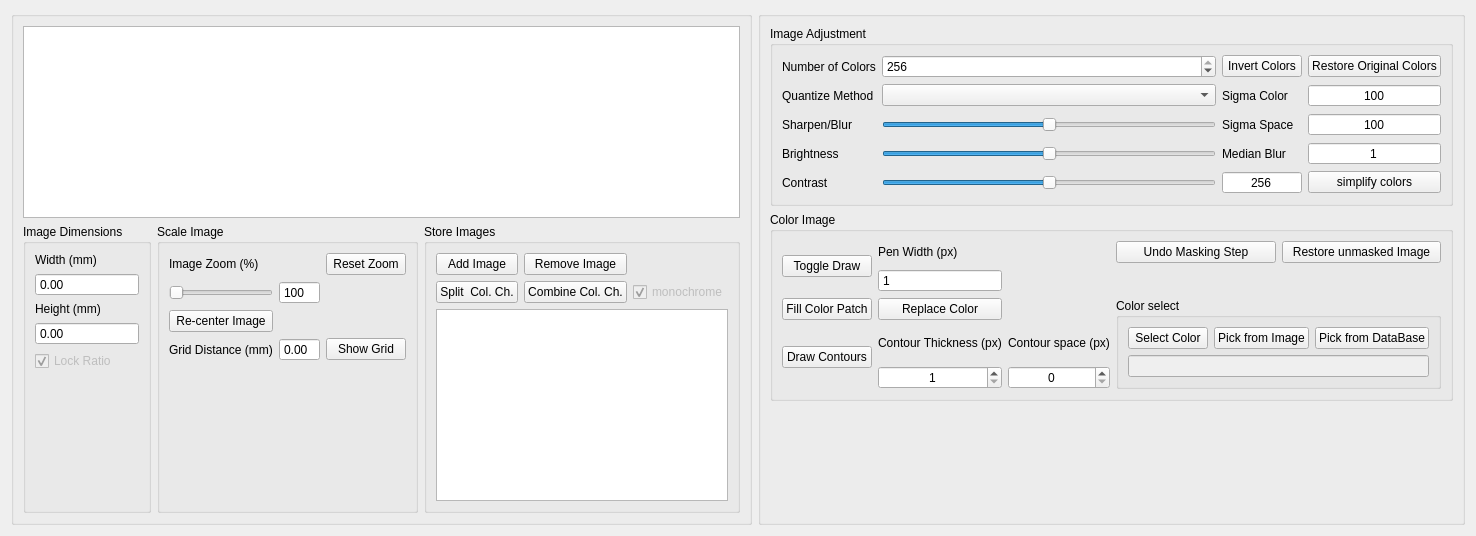
        <widget class="QWidget" name="image_tab">
         <property name="enabled">
          <bool>true</bool>
         </property>
         <attribute name="title">
          <string>Image Visualization</string>
         </attribute>
         <layout class="QGridLayout" name="gridLayout_4" rowstretch="1,0">
          <item row="0" column="4" rowspan="2">
           <widget class="QGroupBox" name="groupBox">
            <property name="title">
             <string/>
            </property>
            <layout class="QVBoxLayout" name="verticalLayout_5">
             <item>
              <widget class="QGroupBox" name="image_processing_frame">
               <property name="title">
                <string>Image Adjustment</string>
               </property>
               <layout class="QGridLayout" name="gridLayout_9">
                <item row="0" column="3">
                 <widget class="QPushButton" name="restore_original_color_button">
                  <property name="text">
                   <string>Restore Original Colors</string>
                  </property>
                 </widget>
                </item>
                <item row="0" column="0">
                 <widget class="QLabel" name="color_count_label">
                  <property name="text">
                   <string>Number of Colors</string>
                  </property>
                 </widget>
                </item>
                <item row="0" column="2">
                 <widget class="QPushButton" name="invert_color_button">
                  <property name="text">
                   <string>Invert Colors</string>
                  </property>
                 </widget>
                </item>
                <item row="2" column="0">
                 <widget class="QLabel" name="sharpness_label">
                  <property name="text">
                   <string>Sharpen/Blur</string>
                  </property>
                 </widget>
                </item>
                <item row="1" column="0">
                 <widget class="QLabel" name="quantize_method_label">
                  <property name="text">
                   <string>Quantize Method</string>
                  </property>
                 </widget>
                </item>
                <item row="1" column="1">
                 <widget class="QComboBox" name="quantize_method_combobox"/>
                </item>
                <item row="3" column="1">
                 <widget class="QSlider" name="brightness_slider">
                  <property name="maximum">
                   <number>100</number>
                  </property>
                  <property name="value">
                   <number>50</number>
                  </property>
                  <property name="orientation">
                   <enum>Qt::Horizontal</enum>
                  </property>
                 </widget>
                </item>
                <item row="3" column="0">
                 <widget class="QLabel" name="brightness_label">
                  <property name="text">
                   <string>Brightness</string>
                  </property>
                 </widget>
                </item>
                <item row="2" column="1">
                 <widget class="QSlider" name="sharpness_slider">
                  <property name="minimum">
                   <number>-10</number>
                  </property>
                  <property name="maximum">
                   <number>10</number>
                  </property>
                  <property name="value">
                   <number>0</number>
                  </property>
                  <property name="orientation">
                   <enum>Qt::Horizontal</enum>
                  </property>
                 </widget>
                </item>
                <item row="4" column="0">
                 <widget class="QLabel" name="contrast_label">
                  <property name="text">
                   <string>Contrast</string>
                  </property>
                 </widget>
                </item>
                <item row="4" column="1">
                 <widget class="QSlider" name="contrast_slider">
                  <property name="maximum">
                   <number>100</number>
                  </property>
                  <property name="value">
                   <number>50</number>
                  </property>
                  <property name="sliderPosition">
                   <number>50</number>
                  </property>
                  <property name="orientation">
                   <enum>Qt::Horizontal</enum>
                  </property>
                  <property name="invertedAppearance">
                   <bool>false</bool>
                  </property>
                  <property name="invertedControls">
                   <bool>false</bool>
                  </property>
                  <property name="tickPosition">
                   <enum>QSlider::NoTicks</enum>
                  </property>
                 </widget>
                </item>
                <item row="0" column="1">
                 <widget class="QSpinBox" name="color_count_spinbox">
                  <property name="minimum">
                   <number>1</number>
                  </property>
                  <property name="maximum">
                   <number>256</number>
                  </property>
                  <property name="value">
                   <number>256</number>
                  </property>
                 </widget>
                </item>
                <item row="4" column="3">
                 <widget class="QPushButton" name="simplify_colors_button">
                  <property name="text">
                   <string>simplify colors</string>
                  </property>
                 </widget>
                </item>
                <item row="3" column="3">
                 <widget class="QSpinBox" name="median_blur_spinbox">
                  <property name="alignment">
                   <set>Qt::AlignCenter</set>
                  </property>
                  <property name="buttonSymbols">
                   <enum>QAbstractSpinBox::NoButtons</enum>
                  </property>
                  <property name="minimum">
                   <number>1</number>
                  </property>
                  <property name="singleStep">
                   <number>2</number>
                  </property>
                 </widget>
                </item>
                <item row="4" column="2">
                 <widget class="QSpinBox" name="simplify_colors_spinbox">
                  <property name="alignment">
                   <set>Qt::AlignCenter</set>
                  </property>
                  <property name="buttonSymbols">
                   <enum>QAbstractSpinBox::NoButtons</enum>
                  </property>
                  <property name="minimum">
                   <number>1</number>
                  </property>
                  <property name="maximum">
                   <number>256</number>
                  </property>
                  <property name="value">
                   <number>256</number>
                  </property>
                 </widget>
                </item>
                <item row="1" column="2">
                 <widget class="QLabel" name="label">
                  <property name="text">
                   <string>Sigma Color</string>
                  </property>
                 </widget>
                </item>
                <item row="1" column="3">
                 <widget class="QSpinBox" name="sigma_color_spinbox">
                  <property name="alignment">
                   <set>Qt::AlignCenter</set>
                  </property>
                  <property name="buttonSymbols">
                   <enum>QAbstractSpinBox::NoButtons</enum>
                  </property>
                  <property name="maximum">
                   <number>1000</number>
                  </property>
                  <property name="value">
                   <number>100</number>
                  </property>
                 </widget>
                </item>
                <item row="2" column="3">
                 <widget class="QSpinBox" name="sigma_space_spinbox">
                  <property name="alignment">
                   <set>Qt::AlignCenter</set>
                  </property>
                  <property name="buttonSymbols">
                   <enum>QAbstractSpinBox::NoButtons</enum>
                  </property>
                  <property name="maximum">
                   <number>1000</number>
                  </property>
                  <property name="value">
                   <number>100</number>
                  </property>
                 </widget>
                </item>
                <item row="2" column="2">
                 <widget class="QLabel" name="label_2">
                  <property name="text">
                   <string>Sigma Space</string>
                  </property>
                 </widget>
                </item>
                <item row="3" column="2">
                 <widget class="QLabel" name="label_3">
                  <property name="text">
                   <string>Median Blur</string>
                  </property>
                 </widget>
                </item>
               </layout>
              </widget>
             </item>
             <item>
              <widget class="QGroupBox" name="image_color_frame">
               <property name="title">
                <string>Color Image</string>
               </property>
               <layout class="QGridLayout" name="gridLayout_13">
                <item row="0" column="0" rowspan="2">
                 <widget class="QPushButton" name="toggle_draw_button">
                  <property name="text">
                   <string>Toggle Draw</string>
                  </property>
                  <property name="checkable">
                   <bool>true</bool>
                  </property>
                 </widget>
                </item>
                <item row="2" column="1">
                 <widget class="QPushButton" name="replace_color_button">
                  <property name="text">
                   <string>Replace Color</string>
                  </property>
                  <property name="checkable">
                   <bool>true</bool>
                  </property>
                 </widget>
                </item>
                <item row="1" column="1">
                 <widget class="QSpinBox" name="pen_width_spinbox">
                  <property name="buttonSymbols">
                   <enum>QAbstractSpinBox::NoButtons</enum>
                  </property>
                  <property name="minimum">
                   <number>1</number>
                  </property>
                  <property name="maximum">
                   <number>100</number>
                  </property>
                 </widget>
                </item>
                <item row="3" column="1">
                 <widget class="QLabel" name="contour_thickness_label">
                  <property name="text">
                   <string>Contour Thickness (px)</string>
                  </property>
                 </widget>
                </item>
                <item row="3" column="0" rowspan="2">
                 <widget class="QPushButton" name="draw_contour_button">
                  <property name="text">
                   <string>Draw Contours</string>
                  </property>
                  <property name="checkable">
                   <bool>true</bool>
                  </property>
                 </widget>
                </item>
                <item row="2" column="0">
                 <widget class="QPushButton" name="fill_color_button">
                  <property name="text">
                   <string>Fill Color Patch</string>
                  </property>
                  <property name="checkable">
                   <bool>true</bool>
                  </property>
                 </widget>
                </item>
                <item row="3" column="2">
                 <widget class="QLabel" name="contour_space_label">
                  <property name="text">
                   <string>Contour space (px)</string>
                  </property>
                 </widget>
                </item>
                <item row="0" column="1">
                 <widget class="QLabel" name="pen_width_label">
                  <property name="text">
                   <string>Pen Width (px)</string>
                  </property>
                 </widget>
                </item>
                <item row="4" column="1">
                 <widget class="QSpinBox" name="contour_thickness_spinbox">
                  <property name="alignment">
                   <set>Qt::AlignCenter</set>
                  </property>
                  <property name="minimum">
                   <number>1</number>
                  </property>
                  <property name="maximum">
                   <number>100</number>
                  </property>
                 </widget>
                </item>
                <item row="4" column="2">
                 <widget class="QSpinBox" name="contour_space_spinbox">
                  <property name="alignment">
                   <set>Qt::AlignCenter</set>
                  </property>
                  <property name="minimum">
                   <number>0</number>
                  </property>
                  <property name="maximum">
                   <number>100</number>
                  </property>
                 </widget>
                </item>
                <item row="0" column="4">
                 <widget class="QPushButton" name="restore_unmasked_image_button">
                  <property name="text">
                   <string>Restore unmasked Image</string>
                  </property>
                 </widget>
                </item>
                <item row="0" column="3">
                 <widget class="QPushButton" name="undo_masking_button">
                  <property name="text">
                   <string>Undo Masking Step</string>
                  </property>
                 </widget>
                </item>
                <item row="2" column="3" rowspan="3" colspan="2">
                 <widget class="QGroupBox" name="color_select_frame">
                  <property name="title">
                   <string>Color select</string>
                  </property>
                  <layout class="QGridLayout" name="gridLayout_14">
                   <item row="0" column="1">
                    <widget class="QPushButton" name="pick_from_image_button">
                     <property name="text">
                      <string>Pick from Image</string>
                     </property>
                    </widget>
                   </item>
                   <item row="0" column="0">
                    <widget class="QPushButton" name="select_color_button">
                     <property name="text">
                      <string>Select Color</string>
                     </property>
                    </widget>
                   </item>
                   <item row="0" column="2">
                    <widget class="QPushButton" name="pick_from_db_button">
                     <property name="text">
                      <string>Pick from DataBase</string>
                     </property>
                    </widget>
                   </item>
                   <item row="1" column="0" colspan="3">
                    <widget class="QLineEdit" name="color_edit">
                     <property name="enabled">
                      <bool>false</bool>
                     </property>
                     <property name="alignment">
                      <set>Qt::AlignCenter</set>
                     </property>
                    </widget>
                   </item>
                  </layout>
                 </widget>
                </item>
               </layout>
              </widget>
             </item>
             <item>
              <spacer name="verticalSpacer_5">
               <property name="orientation">
                <enum>Qt::Vertical</enum>
               </property>
               <property name="sizeHint" stdset="0">
                <size>
                 <width>20</width>
                 <height>40</height>
                </size>
               </property>
              </spacer>
             </item>
            </layout>
           </widget>
          </item>
          <item row="0" column="3" rowspan="2">
           <widget class="QGroupBox" name="groupBox_4">
            <property name="title">
             <string/>
            </property>
            <layout class="QGridLayout" name="gridLayout_17" rowstretch="1,0">
             <item row="1" column="0">
              <widget class="QGroupBox" name="image_dimension_frame">
               <property name="title">
                <string>Image Dimensions</string>
               </property>
               <layout class="QGridLayout" name="gridLayout_7">
                <item row="3" column="0">
                 <widget class="QDoubleSpinBox" name="height_spinbox">
                  <property name="buttonSymbols">
                   <enum>QAbstractSpinBox::NoButtons</enum>
                  </property>
                  <property name="maximum">
                   <double>1000.000000000000000</double>
                  </property>
                 </widget>
                </item>
                <item row="0" column="0">
                 <widget class="QLabel" name="width_label">
                  <property name="text">
                   <string>Width (mm)</string>
                  </property>
                 </widget>
                </item>
                <item row="2" column="0">
                 <widget class="QLabel" name="height_label">
                  <property name="text">
                   <string>Height (mm)</string>
                  </property>
                 </widget>
                </item>
                <item row="4" column="0">
                 <widget class="QCheckBox" name="lock_ratio_check">
                  <property name="enabled">
                   <bool>false</bool>
                  </property>
                  <property name="text">
                   <string>Lock Ratio</string>
                  </property>
                  <property name="checked">
                   <bool>true</bool>
                  </property>
                 </widget>
                </item>
                <item row="1" column="0">
                 <widget class="QDoubleSpinBox" name="width_spinbox">
                  <property name="buttonSymbols">
                   <enum>QAbstractSpinBox::NoButtons</enum>
                  </property>
                  <property name="maximum">
                   <double>1000.000000000000000</double>
                  </property>
                 </widget>
                </item>
                <item row="5" column="0">
                 <spacer name="verticalSpacer_3">
                  <property name="orientation">
                   <enum>Qt::Vertical</enum>
                  </property>
                  <property name="sizeHint" stdset="0">
                   <size>
                    <width>20</width>
                    <height>40</height>
                   </size>
                  </property>
                 </spacer>
                </item>
               </layout>
              </widget>
             </item>
             <item row="1" column="1">
              <widget class="QGroupBox" name="image_scaler_frame">
               <property name="title">
                <string>Scale Image</string>
               </property>
               <layout class="QGridLayout" name="gridLayout_3">
                <item row="1" column="1">
                 <widget class="QSlider" name="zoom_slider">
                  <property name="orientation">
                   <enum>Qt::Horizontal</enum>
                  </property>
                 </widget>
                </item>
                <item row="3" column="3">
                 <widget class="QPushButton" name="grid_toggle_button">
                  <property name="text">
                   <string>Show Grid</string>
                  </property>
                 </widget>
                </item>
                <item row="0" column="1">
                 <widget class="QLabel" name="zoom_label">
                  <property name="text">
                   <string>Image Zoom (%)</string>
                  </property>
                 </widget>
                </item>
                <item row="1" column="2">
                 <widget class="QSpinBox" name="zoom_spinbox">
                  <property name="buttonSymbols">
                   <enum>QAbstractSpinBox::NoButtons</enum>
                  </property>
                  <property name="minimum">
                   <number>10</number>
                  </property>
                  <property name="maximum">
                   <number>1000</number>
                  </property>
                  <property name="singleStep">
                   <number>1</number>
                  </property>
                  <property name="value">
                   <number>100</number>
                  </property>
                 </widget>
                </item>
                <item row="3" column="1">
                 <widget class="QLabel" name="grid_distance_label">
                  <property name="text">
                   <string>Grid Distance (mm)</string>
                  </property>
                 </widget>
                </item>
                <item row="3" column="2">
                 <widget class="QDoubleSpinBox" name="grid_distance_spinbox">
                  <property name="buttonSymbols">
                   <enum>QAbstractSpinBox::NoButtons</enum>
                  </property>
                 </widget>
                </item>
                <item row="0" column="3">
                 <widget class="QPushButton" name="reset_zoom_button">
                  <property name="text">
                   <string>Reset Zoom</string>
                  </property>
                 </widget>
                </item>
                <item row="4" column="2">
                 <spacer name="verticalSpacer_2">
                  <property name="orientation">
                   <enum>Qt::Vertical</enum>
                  </property>
                  <property name="sizeHint" stdset="0">
                   <size>
                    <width>20</width>
                    <height>40</height>
                   </size>
                  </property>
                 </spacer>
                </item>
                <item row="2" column="1">
                 <widget class="QPushButton" name="recenter_image_button">
                  <property name="text">
                   <string>Re-center Image</string>
                  </property>
                 </widget>
                </item>
               </layout>
              </widget>
             </item>
             <item row="1" column="2">
              <widget class="QGroupBox" name="image_lister_frame">
               <property name="title">
                <string>Store Images</string>
               </property>
               <layout class="QGridLayout" name="gridLayout_8">
                <item row="0" column="0">
                 <widget class="QPushButton" name="add_image_button">
                  <property name="text">
                   <string>Add Image</string>
                  </property>
                 </widget>
                </item>
                <item row="1" column="0">
                 <widget class="QPushButton" name="split_color_button">
                  <property name="text">
                   <string>Split  Col. Ch.</string>
                  </property>
                 </widget>
                </item>
                <item row="0" column="1">
                 <widget class="QPushButton" name="remove_image_button">
                  <property name="text">
                   <string>Remove Image</string>
                  </property>
                 </widget>
                </item>
                <item row="1" column="2">
                 <widget class="QCheckBox" name="monochrome_check">
                  <property name="enabled">
                   <bool>false</bool>
                  </property>
                  <property name="text">
                   <string>monochrome</string>
                  </property>
                  <property name="checked">
                   <bool>true</bool>
                  </property>
                 </widget>
                </item>
                <item row="1" column="1">
                 <widget class="QPushButton" name="combine_image_button">
                  <property name="text">
                   <string>Combine Col. Ch.</string>
                  </property>
                 </widget>
                </item>
                <item row="2" column="0" colspan="3">
                 <widget class="QListWidget" name="images_ListWidget">
                  <property name="acceptDrops">
                   <bool>true</bool>
                  </property>
                  <property name="dragEnabled">
                   <bool>true</bool>
                  </property>
                  <property name="dragDropMode">
                   <enum>QAbstractItemView::InternalMove</enum>
                  </property>
                  <property name="selectionMode">
                   <enum>QAbstractItemView::ExtendedSelection</enum>
                  </property>
                 </widget>
                </item>
               </layout>
              </widget>
             </item>
             <item row="0" column="0" colspan="3">
              <widget class="NoScrollGraphicsView" name="image_canvas">
               <property name="mouseTracking">
                <bool>true</bool>
               </property>
               <property name="verticalScrollBarPolicy">
                <enum>Qt::ScrollBarAlwaysOff</enum>
               </property>
               <property name="horizontalScrollBarPolicy">
                <enum>Qt::ScrollBarAlwaysOff</enum>
               </property>
              </widget>
             </item>
            </layout>
           </widget>
          </item>
         </layout>
        </widget>
